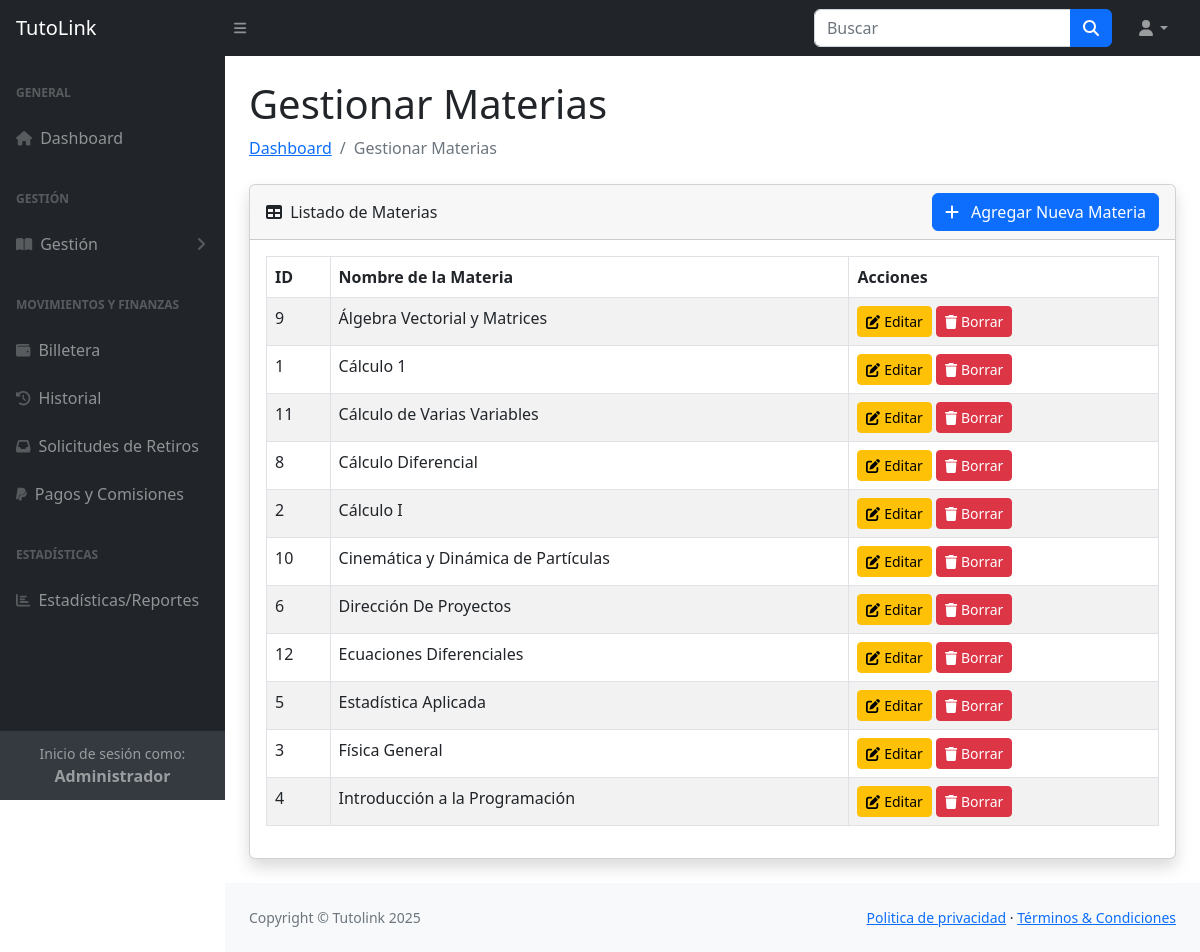
/Administrador/GestionarMateria.php (signed in), run on the app's committed database.
### tables this page shows
CREATE TABLE `materias` (
  `id` int(11) NOT NULL AUTO_INCREMENT,
  `nombre_materia` varchar(100) NOT NULL,
  `descripcion` text DEFAULT NULL,
  PRIMARY KEY (`id`),
  UNIQUE KEY `nombre_materia` (`nombre_materia`)
);

### Administrador/GestionarMateria.php (the view, shortened to what this page needs)
<?php
include '../Includes/db.php';
try {
    $sql_list = "SELECT id, nombre_materia FROM materias ORDER BY nombre_materia ASC";
    $stmt_list = $conn->query($sql_list);
    $materias = $stmt_list->fetchAll(PDO::FETCH_ASSOC);
} catch (PDOException $e) {
    die("Error al cargar las materias: " . $e->getMessage());
}
?>
<!DOCTYPE html>
<html lang="en">
<head>
    <link href="css/styles.css" rel="stylesheet" />
</head>
<body class="sb-nav-fixed">
    <?php include 'Includes/Nav.php'; ?>
    <div id="layoutSidenav">
        <div id="layoutSidenav_nav">
            <?php include 'Includes/NavIzquierdo.php'; ?>
        </div>
        <div id="layoutSidenav_content">
            <main>
                <div class="container-fluid px-4">
                    <h1 class="mt-4">Gestionar Materias</h1>
                    <ol class="breadcrumb mb-4">
                        <li class="breadcrumb-item"><a href="index.php">Dashboard</a></li>
                        <li class="breadcrumb-item active">Gestionar Materias</li>
                    </ol>
                    <div class="card mb-4 shadow">
                        <div class="card-header d-flex justify-content-between align-items-center">
                            <div><i class="fas fa-table me-1"></i> Listado de Materias</div>
                            <button class="btn btn-primary" data-bs-toggle="modal" data-bs-target="#materiaModal"
                                onclick="limpiarModal()">
                                <i class="fas fa-plus me-2"></i> Agregar Nueva Materia
                            </button>
                        </div>
                        <div class="card-body">
                            <table id="datatablesSimple" class="table table-striped table-bordered">
                                <thead>
                                    <tr>
                                        <th>ID</th>
                                        <th>Nombre de la Materia</th>
                                        <th>Acciones</th>
                                    </tr>
                                </thead>
                                <tbody>
                                    <?php foreach ($materias as $materia): ?>
                                        <tr>
                                            <td><?php echo htmlspecialchars($materia['id']); ?></td>
                                            <td><?php echo htmlspecialchars($materia['nombre_materia']); ?></td>
                                            <td>
                                                <button class="btn btn-warning btn-sm" data-bs-toggle="modal"
                                                    data-bs-target="#materiaModal"
                                                    onclick="cargarDatos(<?php echo $materia['id']; ?>, '<?php echo htmlspecialchars($materia['nombre_materia']); ?>')">
                                                    <i class="fas fa-edit"></i> Editar
                                                </button>
                                                <a href="GestionarMateria.php?action=delete&id=<?php echo $materia['id']; ?>"
                                                    class="btn btn-danger btn-sm"
                                                    onclick="return confirm('¿Estás seguro de que quieres eliminar esta materia? Esto podría afectar tutorías existentes.')">
                                                    <i class="fas fa-trash"></i> Borrar
                                                </a>
                                            </td>
                                        </tr>
                                    <?php endforeach; ?>
                                </tbody>
                            </table>
                        </div>
                    </div>
                </div>
            </main>
            <?php include 'Includes/Footer.php'; ?>
        </div>
    </div>
</body>
</html>

### data on the page
materias: id "9", nombre_materia "Álgebra Vectorial y Matrices"
materias: id "1", nombre_materia "Cálculo 1"
materias: id "11", nombre_materia "Cálculo de Varias Variables"
materias: id "8", nombre_materia "Cálculo Diferencial"
materias: id "2", nombre_materia "Cálculo I"
materias: id "10", nombre_materia "Cinemática y Dinámica de Partículas"
materias: id "6", nombre_materia "Dirección De Proyectos"
materias: id "12", nombre_materia "Ecuaciones Diferenciales"
materias: id "5", nombre_materia "Estadística Aplicada"
materias: id "3", nombre_materia "Física General"
materias: id "4", nombre_materia "Introducción a la Programación"
